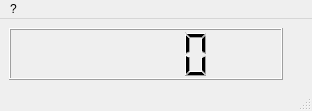
<?xml version="1.0" encoding="UTF-8"?>
<ui version="4.0">
 <class>fpR_Band</class>
 <widget class="QMainWindow" name="fpR_Band">
  <property name="geometry">
   <rect>
    <x>0</x>
    <y>0</y>
    <width>312</width>
    <height>111</height>
   </rect>
  </property>
  <property name="windowTitle">
   <string>Сопротивление. Диапазон</string>
  </property>
  <widget class="QWidget" name="centralwidget">
   <layout class="QHBoxLayout" name="horizontalLayout">
    <item>
     <widget class="QLCDNumber" name="lcdPressure">
      <property name="sizePolicy">
       <sizepolicy hsizetype="Minimum" vsizetype="Preferred">
        <horstretch>1</horstretch>
        <verstretch>0</verstretch>
       </sizepolicy>
      </property>
     </widget>
    </item>
    <item>
     <widget class="QLabel" name="llData">
      <property name="sizePolicy">
       <sizepolicy hsizetype="Preferred" vsizetype="Preferred">
        <horstretch>0</horstretch>
        <verstretch>0</verstretch>
       </sizepolicy>
      </property>
      <property name="font">
       <font>
        <family>Verdana</family>
        <pointsize>20</pointsize>
       </font>
      </property>
      <property name="frameShape">
       <enum>QFrame::NoFrame</enum>
      </property>
      <property name="frameShadow">
       <enum>QFrame::Sunken</enum>
      </property>
      <property name="text">
       <string/>
      </property>
      <property name="scaledContents">
       <bool>true</bool>
      </property>
     </widget>
    </item>
   </layout>
  </widget>
  <widget class="QMenuBar" name="menubar">
   <property name="geometry">
    <rect>
     <x>0</x>
     <y>0</y>
     <width>312</width>
     <height>21</height>
    </rect>
   </property>
   <widget class="QMenu" name="muAbout">
    <property name="title">
     <string>?</string>
    </property>
   </widget>
   <addaction name="muAbout"/>
  </widget>
  <widget class="QStatusBar" name="statusbar"/>
 </widget>
 <resources/>
 <connections/>
</ui>
